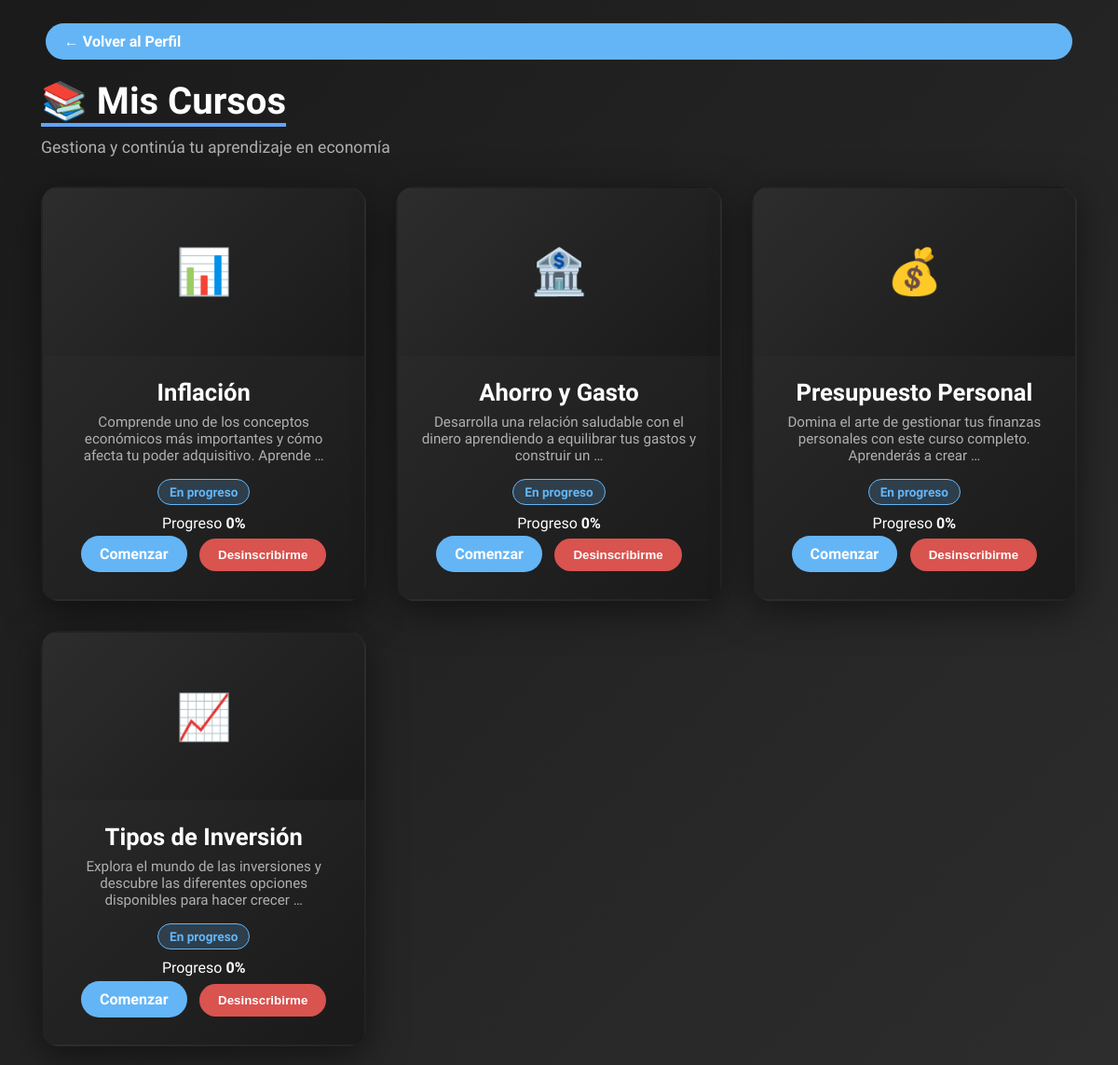
/usuarios/micursos/ (signed in), run on the app's committed database.
### Programas_Cursos/models.py (models this page shows, shortened)
class Curso(models.Model):
    codigo = models.CharField(max_length=50, unique=True, default='curso-default')
    titulo = models.CharField(max_length=200, default='Título del Curso')
    subtitulo = models.CharField(max_length=300, default='Subtítulo del Curso')
    descripcion = models.TextField(default='Descripción del curso')
    imagen_url = models.URLField(default='https://example.com/default-image.jpg')
    icono = models.CharField(max_length=10, default='📚')
    fecha_creacion = models.DateTimeField(default=timezone.now)

### Usuarios/views.py (the view)
# urls.py: path('micursos/', views.mi_cursos, name='micursos'),
@login_required
def mi_cursos(request):
    inscripciones = PInscripcion.objects.filter(usuario=request.user).select_related('curso')
    cursos_inscritos = [
        {
            'id': ins.curso.id,
            'codigo': ins.curso.codigo,
            'titulo': ins.curso.titulo,
            'descripcion': ins.curso.descripcion,
            'icono': ins.curso.icono,
            'progreso': ins.progreso,
            'completado': ins.completado,
        }
        for ins in inscripciones
    ]
    storage_key = f"cursos_inscritos_usuario_{request.user.id}"
    context = {
        'cursos_inscritos': cursos_inscritos,
        'storage_key': storage_key,
    }
    return render(request, "usuarios/micursos.html", context)

### Usuarios/templates/usuarios/micursos.html (shortened to what this page needs)
{% load static %}
<!DOCTYPE html>
<html lang="es">
<head>
</head>
<body>
<div class="container">
    <div class="header">
        <a href="{% url 'usuarios:perfil' %}" class="btn-inscribir">← Volver al Perfil</a>
        <h1>📚 Mis Cursos</h1>
        <p>Gestiona y continúa tu aprendizaje en economía</p>
    </div>
    <div id="cursosContainer">
        {% if cursos_inscritos %}
        <div class="cursos-grid">
            {% for curso in cursos_inscritos %}
            <div class="curso-card">
                <div class="curso-imagen">{{ curso.icono }}</div>
                <div class="curso-contenido">
                    <h3 class="curso-titulo">{{ curso.titulo }}</h3>
                    <p class="curso-descripcion">{{ curso.descripcion|truncatewords:15 }}</p>
                    <span class="badge {% if curso.completado %}badge-completado{% else %}badge-activo{% endif %}">
                        {% if curso.completado %}Completado{% else %}En progreso{% endif %}
                    </span>
                    <div class="curso-progreso">
                        <div class="progreso-label">
                            <span>Progreso</span>
                            <span><strong>{{ curso.progreso }}%</strong></span>
                        </div>
                    </div>
                    <a href="{% url 'cursos:ver_curso' curso.codigo %}" class="btn-comenzar">Comenzar</a>
                    <button class="desinscribir" onclick="desinscribir('{{ curso.codigo }}', this)">Desinscribirme</button>
                </div>
            </div>
            {% endfor %}
        </div>
        {% endif %}
    </div>
</div>
</body>
</html>

### Usuarios/templates/usuarios/micursos.html (style rules this page uses)
* { margin:0; padding:0; box-sizing:border-box; }
body { font-family: 'Alice', serif; background: linear-gradient(135deg, #1a1a1a 0%, #2d2d2d 100%); min-height: 100vh; color: white; overflow-x: hidden; padding: 20px; }
.container { max-width: 1280px; margin: 0 auto; padding: 0 1.5rem; }
.header { display: flex; flex-direction: column; gap: 1rem; margin-bottom: 2rem; }
.header h1 { font-size: 2.5rem; text-decoration: underline; text-decoration-color: #60a5fa; text-underline-offset: 10px; text-decoration-thickness: 4px; }
.header p { color: #b0b0b0; font-size: 1.1rem; }
.cursos-grid { display: grid; grid-template-columns: repeat(auto-fit, minmax(320px, 1fr)); gap: 2rem; }
.curso-card { background: linear-gradient(135deg, #2d2d2d 0%, #1a1a1a 100%); border-radius: 20px; overflow: hidden; box-shadow: 0 10px 40px rgba(0,0,0,0.5); cursor: pointer; transition: transform 0.3s ease, box-shadow 0.3s ease, border 0.3s ease; border: 2px solid transparent; }
.curso-imagen { width: 100%; height: 180px; object-fit: cover; background: linear-gradient(135deg, #2d2d2d 0%, #1a1a1a 100%); display: flex; align-items: center; justify-content: center; color: #64B5F6; font-size: 3em; }
.curso-contenido { padding: 1.5rem; text-align: center; }
.curso-titulo { font-size: 1.6rem; font-weight: 700; margin-bottom: 0.5rem; }
.curso-descripcion { color: #b0b0b0; font-size: 0.95rem; margin-bottom: 1rem; }
.btn-inscribir, .btn-comenzar, .desinscribir { display: inline-block; margin: 0.3rem; padding: 10px 20px; border-radius: 25px; font-weight: 600; text-decoration: none; cursor: pointer; transition: all 0.3s ease; border: none; }
.btn-comenzar, .btn-inscribir { background: #64B5F6; color: white; }
.desinscribir { background: #d9534f; color: white; }
.badge { display: inline-block; padding: 5px 12px; border-radius: 20px; font-size: 0.85em; font-weight: 600; margin-bottom: 10px; }
.badge-activo { background: rgba(100,181,246,0.2); color: #64B5F6; border: 1px solid #64B5F6; }

### data on the page
Curso: titulo "Inflación", descripcion "Comprende uno de los conceptos económicos más importantes y cómo afecta tu poder adquisitivo. Aprende …"
Curso: titulo "Ahorro y Gasto", descripcion "Desarrolla una relación saludable con el dinero aprendiendo a equilibrar tus gastos y construir un …"
Curso: titulo "Presupuesto Personal", descripcion "Domina el arte de gestionar tus finanzas personales con este curso completo. Aprenderás a crear …"
Curso: titulo "Tipos de Inversión", descripcion "Explora el mundo de las inversiones y descubre las diferentes opciones disponibles para hacer crecer …"

### other printed values
{{ curso.icono }} "📊" "🏦" "💰" "📈"
{{ curso.progreso }} "0" "0" "0" "0"
